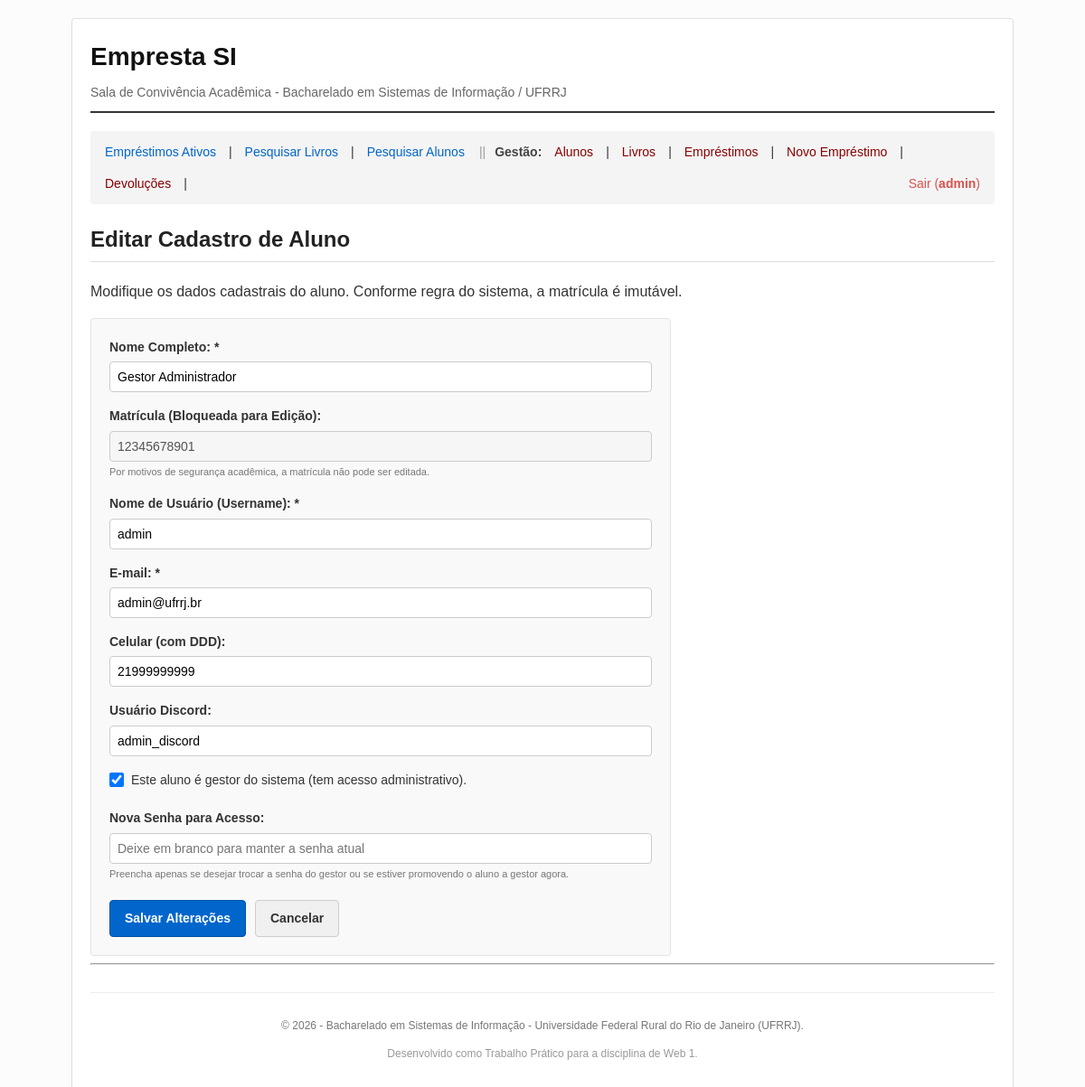
/public/aluno.php?acao=editar&id=1 (signed in), run on the app's committed database.
### tables this page shows
CREATE TABLE IF NOT EXISTS `Aluno` (
    `id` INT AUTO_INCREMENT PRIMARY KEY,
    `nome` VARCHAR(255) NOT NULL,
    `usuario` VARCHAR(50) UNIQUE NOT NULL,
    `senha` VARCHAR(255) DEFAULT NULL,  
    `matricula` CHAR(11) UNIQUE NOT NULL,
    `usuario_discord` VARCHAR(100) DEFAULT NULL,
    `email` VARCHAR(100) UNIQUE NOT NULL,
    `celular` VARCHAR(20) DEFAULT NULL,
    `gestor` TINYINT DEFAULT 0  
);

### controllers/AlunoController.php (called while the page is built, shortened)
<?php
class AlunoController {
    private $alunoModel;
    public function __construct() {
        $this->alunoModel = new Aluno();
    }
    public function editar() {
        $id = filter_input(INPUT_GET, 'id', FILTER_VALIDATE_INT);
        $aluno = $this->alunoModel->buscarPorId($id);
        $erro = '';
        if ($_SERVER['REQUEST_METHOD'] === 'POST') {
            $dados = [
                'nome' => trim($_POST['nome'] ?? ''),
                'usuario' => trim($_POST['usuario'] ?? ''),
                'usuario_discord' => trim($_POST['usuario_discord'] ?? ''),
                'email' => trim($_POST['email'] ?? ''),
                'celular' => trim($_POST['celular'] ?? ''),
                'gestor' => isset($_POST['gestor']) ? 1 : 0
            ];
            $senhaDigitada = $_POST['senha'] ?? '';
            if (empty($dados['nome']) || empty($dados['usuario']) || empty($dados['email'])) {
                $erro = 'Todos os campos obrigatórios (*) devem ser preenchidos.';
            } elseif (!filter_var($dados['email'], FILTER_VALIDATE_EMAIL)) {
                $erro = 'O formato do e-mail é inválido.';
            } elseif (!empty($dados['celular']) && !preg_match('/^[0-9]{10,11}$/', preg_replace('/\D/', '', $dados['celular']))) {
                $erro = 'O celular deve conter entre 10 e 11 dígitos numéricos.';
            } elseif ($dados['gestor'] == 1 && empty($aluno['senha']) && empty($senhaDigitada)) {
                $erro = 'Uma senha é necessária para promover o aluno a gestor.';
            }
            if (empty($erro)) {
                if (!empty($senhaDigitada)) {
                    $dados['senha'] = password_hash($senhaDigitada, PASSWORD_DEFAULT);
                } else {
                    $dados['senha'] = '';
                }
                try {
                    if ($this->alunoModel->atualizar($id, $dados)) {
                        $_SESSION['flash_sucesso'] = 'Aluno atualizado com sucesso!';
                        header('Location: aluno.php?acao=listar');
                        exit;
                    }
                } catch (PDOException $e) {
                    if ($e->getCode() == '23000') {
                        $erroMsg = $e->getMessage();
                        if (strpos($erroMsg, 'usuario') !== false) {
                            $erro = 'O nome de usuário informado já está em uso.';
                        } elseif (strpos($erroMsg, 'email') !== false) {
                            $erro = 'O e-mail informado já está cadastrado.';
                        } else {
                            $erro = 'Erro: Usuário ou E-mail duplicados.';
                        }
                    } else {
                        $erro = 'Erro no banco de dados: ' . $e->getMessage();
                    }
                }
            }
        } else {
            $dados = $aluno;
        }
        require_once __DIR__ . '/../views/aluno/editar.php';
    }
}

### config/config.php (called while the page is built, shortened)
<?php
spl_autoload_register(function ($className) {
    $directories = [
        __DIR__ . '/../models/',
        __DIR__ . '/../controllers/',
        __DIR__ . '/'
    ];
    foreach ($directories as $directory) {
        $file = $directory . $className . '.php';
        if (file_exists($file)) {
            return;
        }
    }
});

### config/Database.php (called while the page is built, shortened)
<?php
class Database {
    private static $conexao = null;
    public static function getConnection() {
        if (self::$conexao === null) {
            try {
                $dsn = "mysql:host=" . DB_HOST . ";port=" . DB_PORT . ";dbname=" . DB_NAME . ";charset=" . DB_CHARSET;
                $options = [
                    PDO::ATTR_ERRMODE            => PDO::ERRMODE_EXCEPTION,
                    PDO::ATTR_DEFAULT_FETCH_MODE => PDO::FETCH_ASSOC,
                    PDO::ATTR_EMULATE_PREPARES   => false,
                ];
                self::$conexao = new PDO($dsn, DB_USER, DB_PASS, $options);
            } catch (PDOException $e) {
                die("Falha na conexão com o banco de dados: " . $e->getMessage());
            }
        }
        return self::$conexao;
    }
}

### models/Aluno.php (called while the page is built, shortened)
<?php
class Aluno {
    private $db;
    public function __construct() {
        $this->db = Database::getConnection();
    }
    public function buscarPorId($id) {
        $sql = "SELECT * FROM Aluno WHERE id = :id";
        $stmt = $this->db->prepare($sql);
        $stmt->execute([':id' => $id]);
        return $stmt->fetch();
    }
}

### views/aluno/editar.php (the view, shortened to what this page needs)
<?php
require_once __DIR__ . '/../layout/header.php';
require_once __DIR__ . '/../layout/nav.php';
?>
<div class="content-box">
    <h2>Editar Cadastro de Aluno</h2>
    <p>Modifique os dados cadastrais do aluno. Conforme regra do sistema, a matrícula é imutável.</p>
    <form action="aluno.php?acao=editar&id=<?php echo $aluno['id']; ?>" method="POST" id="formAluno" class="basic-form">
        <div class="form-group">
            <label for="nome">Nome Completo: *</label>
            <input type="text" id="nome" name="nome" value="<?php echo htmlspecialchars($dados['nome'] ?? ''); ?>" required maxlength="255">
        </div>
        <div class="form-group">
            <label for="matricula_display">Matrícula (Bloqueada para Edição):</label>
            <input type="text" id="matricula_display" value="<?php echo htmlspecialchars($aluno['matricula']); ?>" disabled class="input-disabled">
            <small class="form-help">Por motivos de segurança acadêmica, a matrícula não pode ser editada.</small>
        </div>
        <div class="form-group">
            <label for="usuario">Nome de Usuário (Username): *</label>
            <input type="text" id="usuario" name="usuario" value="<?php echo htmlspecialchars($dados['usuario'] ?? ''); ?>" required maxlength="50">
        </div>
        <div class="form-group">
            <label for="email">E-mail: *</label>
            <input type="email" id="email" name="email" value="<?php echo htmlspecialchars($dados['email'] ?? ''); ?>" required maxlength="100">
        </div>
        <div class="form-group">
            <label for="celular">Celular (com DDD):</label>
            <input type="text" id="celular" name="celular" value="<?php echo htmlspecialchars($dados['celular'] ?? ''); ?>">
        </div>
        <div class="form-group">
            <label for="usuario_discord">Usuário Discord:</label>
            <input type="text" id="usuario_discord" name="usuario_discord" value="<?php echo htmlspecialchars($dados['usuario_discord'] ?? ''); ?>">
        </div>
        <div class="form-group checkbox-group">
            <label>
                <input type="checkbox" id="gestor" name="gestor" value="1" <?php echo (isset($dados['gestor']) && $dados['gestor'] == 1) ? 'checked' : ''; ?>>
                Este aluno é gestor do sistema (tem acesso administrativo).
            </label>
        </div>
        <div id="secao-senha" class="form-group" style="display: <?php echo (isset($dados['gestor']) && $dados['gestor'] == 1) ? 'block' : 'none'; ?>;">
            <label for="senha">Nova Senha para Acesso:</label>
            <input type="password" id="senha" name="senha" placeholder="Deixe em branco para manter a senha atual">
            <small class="form-help">Preencha apenas se desejar trocar a senha do gestor ou se estiver promovendo o aluno a gestor agora.</small>
        </div>
        <div class="form-actions">
            <button type="submit" class="btn btn-primary">Salvar Alterações</button>
            <a href="aluno.php?acao=listar" class="btn btn-secondary">Cancelar</a>
        </div>
    </form>
</div>
<?php
require_once __DIR__ . '/../layout/footer.php';
?>

### public/assets/css/style.css (style rules this page uses)
body { font-family: Arial, Helvetica, sans-serif; line-height: 1.6; color: #333; background-color: #fcfcfc; margin: 0; padding: 0; }
h2 { color: #222; border-bottom: 1px solid #ddd; padding-bottom: 5px; margin-top: 0; }
.basic-form { background-color: #f9f9f9; padding: 20px; border: 1px solid #e3e3e3; border-radius: 4px; max-width: 600px; margin-top: 15px; }
.form-group { margin-bottom: 15px; }
.form-group label { display: block; font-weight: bold; margin-bottom: 5px; font-size: 14px; }
.form-group input[type="text"], .form-group input[type="password"], .form-group input[type="email"], .form-group input[type="number"], .form-group select { width: 100%; padding: 8px; box-sizing: border-box; border: 1px solid #ccc; border-radius: 4px; font-size: 14px; }
.checkbox-group { display: flex; align-items: center; }
.checkbox-group label { display: flex; align-items: center; font-weight: normal; cursor: pointer; gap: 8px; }
.checkbox-group input[type="checkbox"] { margin: 0; width: 16px; height: 16px; }
.form-help { display: block; font-size: 11px; color: #777; margin-top: 3px; }
.form-actions { margin-top: 20px; display: flex; gap: 10px; }
.btn { display: inline-block; padding: 8px 16px; font-size: 14px; font-weight: bold; text-align: center; text-decoration: none; border-radius: 4px; border: 1px solid transparent; cursor: pointer; }
.btn-primary { background-color: #0066cc; color: #ffffff; border-color: #0052a3; }
.btn-secondary { background-color: #f0f0f0; color: #333333; border-color: #cccccc; }

### data on the page
aluno: nome "Gestor Administrador", matricula "12345678901", usuario "admin", email "admin@ufrrj.br", celular "21999999999", usuario_discord "admin_discord", gestor "☑"

### other printed values
$_SESSION['gestor_usuario'] "admin"
